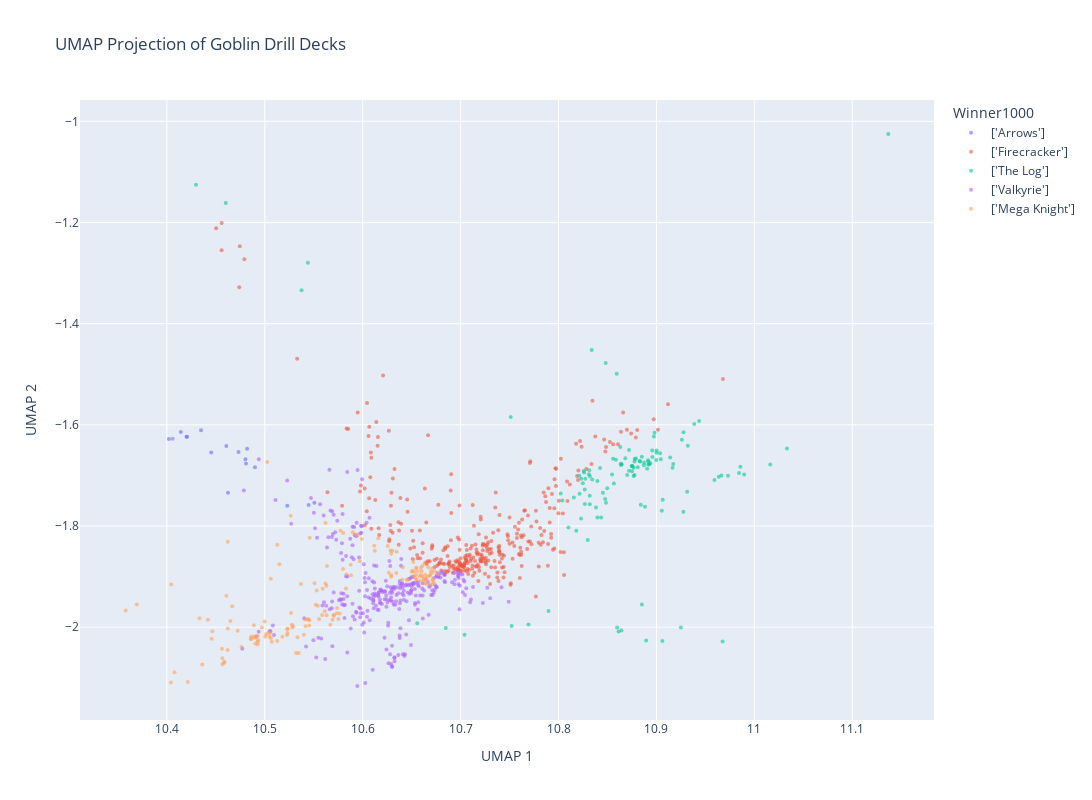

The notebook cell saved with this chart:
### Code cell
color_by = "Winner1000"
hover = ["WinCon", "Elixir"]
#hover = ['WinnerDeck', 'LoserDeck']

fig = px.scatter(
    card_df,
    x='UMAP 1',
    y='UMAP 2',
    color=color_by,           
    hover_data=hover,     
    title=f'UMAP Projection of {card_type} Decks',
    width=1200,
    height=800
)
fig.update_traces(marker={'size': 4, 'opacity': 0.6})
fig.show()

### Figure 1 — Plotly figure (JSON) as saved in the notebook; plotly's stock layout.template omitted (floating-point values rounded to 4 significant figures; data arrays with more than 128 entries replaced by an {"elided": "..."} marker saying what was removed)
{"data": [{"customdata": [["('Mortar', 'Goblin Drill')", 0.625], ["('Mortar', 'Goblin Drill')", 1], ["('Mortar', 'Goblin Drill')", -0.625], ["('Hog Rider', 'Hog Rider')", 1.375], ["('Royal Hogs', 'Goblin Drill')", 1.75], ["('Mortar', 'Goblin Drill')", 0], ["('Mortar', 'Goblin Drill')", -0.875], ["('Mortar', 'Goblin Drill')", 0.75], ["('Miner', 'Goblin Drill')", -0.125], ["('Mortar', 'Goblin Drill')", 0.125], ["('Mortar', 'Goblin Drill')", 0.25], ["('Mortar', 'Goblin Drill')", 1], ["('Mortar', 'Goblin Drill')", 0.75], ["('Mortar', 'Goblin Drill')", 0.125], ["('Mortar', 'Hog Rider')", -1.125], ["('Mortar', 'Wall Breakers')", 0.375]], "hovertemplate": "Winner1000=['Arrows']<br>UMAP 1=%{x}<br>UMAP 2=%{y}<br>WinCon=%{customdata[0]}<br>Elixir=%{customdata[1]}<extra></extra>", "legendgroup": "['Arrows']", "marker": {"color": "#636efa", "opacity": 0.6, "size": 4, "symbol": "circle"}, "mode": "markers", "name": "['Arrows']", "orientation": "v", "showlegend": true, "type": "scatter", "x": [10.48, 10.48, 10.4, 10.52, 10.55, 10.45, 10.43, 10.49, 10.46, 10.47, 10.42, 10.48, 10.46, 10.41, 10.54, 10.42], "xaxis": "x", "y": [-1.647, -1.677, -1.628, -1.76, -1.754, -1.654, -1.61, -1.684, -1.734, -1.654, -1.624, -1.668, -1.642, -1.614, -1.758, -1.623], "yaxis": "y"}, {"customdata": {"elided": "332x2 mixed values"}, "hovertemplate": "Winner1000=['Firecracker']<br>UMAP 1=%{x}<br>UMAP 2=%{y}<br>WinCon=%{customdata[0]}<br>Elixir=%{customdata[1]}<extra></extra>", "legendgroup": "['Firecracker']", "marker": {"color": "#EF553B", "opacity": 0.6, "size": 4, "symbol": "circle"}, "mode": "markers", "name": "['Firecracker']", "orientation": "v", "showlegend": true, "type": "scatter", "x": {"elided": "332 float values"}, "xaxis": "x", "y": {"elided": "332 float values"}, "yaxis": "y"}, {"customdata": {"elided": "120x2 mixed values"}, "hovertemplate": "Winner1000=['The Log']<br>UMAP 1=%{x}<br>UMAP 2=%{y}<br>WinCon=%{customdata[0]}<br>Elixir=%{customdata[1]}<extra></extra>", "legendgroup": "['The Log']", "marker": {"color": "#00cc96", "opacity": 0.6, "size": 4, "symbol": "circle"}, "mode": "markers", "name": "['The Log']", "orientation": "v", "showlegend": true, "type": "scatter", "x": [10.93, 10.75, 10.84, 10.86, 10.9, 10.94, 10.88, 10.92, 10.9, 10.83, 10.88, 10.88, 10.85, 10.85, 10.75, 10.99, 10.88, 10.84, 10.89, 10.88, 10.89, 10.68, 10.84, 10.89, 10.8, 10.54, 10.86, 11.02, 10.87, 10.83, 10.85, 10.84, 10.88, 10.85, 10.83, 10.82, 11.03, 11.14, 10.87, 10.98, 10.7, 10.82, 10.89, 10.82, 10.9, 10.46, 10.88, 10.88, 10.97, 10.89, 10.89, 10.82, 10.93, 10.88, 10.83, 10.87, 10.9, 10.83, 10.91, 10.89, 10.96, 10.83, 10.88, 10.93, 10.86, 10.88, 10.89, 10.9, 10.83, 10.85, 10.86, 10.8, 10.83, 10.89, 10.83, 10.89, 10.93, 10.9, 10.86, 10.97, 10.88, 10.82, 10.83, 10.91, 10.86, 10.9, 10.88, 10.54, 10.43, 10.82, 10.93, 10.94, 10.91, 10.9, 10.9, 10.83, 10.97, 10.86, 10.82, 10.89, 10.92, 10.86, 10.86, 10.77, 10.91, 10.83, 10.84, 10.93, 10.99, 10.87, 10.66, 10.86, 10.87, 10.85, 10.81, 10.86, 10.79, 10.89, 10.96, 10.83], "xaxis": "x", "y": [-1.732, -1.998, -1.711, -1.499, -1.616, -1.593, -1.681, -1.685, -1.668, -1.702, -1.692, -1.701, -1.734, -1.746, -1.585, -1.683, -1.672, -1.685, -1.687, -1.684, -1.672, -2.001, -1.783, -1.678, -1.749, -1.334, -1.667, -1.678, -1.65, -1.756, -1.725, -1.783, -1.699, -1.698, -1.691, -1.707, -1.647, -1.025, -1.682, -1.695, -2.015, -1.744, -1.762, -1.716, -1.663, -1.161, -1.672, -1.758, -2.029, -1.674, -1.67, -1.785, -1.63, -1.685, -1.69, -1.699, -1.651, -1.698, -1.748, -1.676, -1.709, -1.694, -1.668, -1.614, -1.677, -1.666, -1.68, -1.655, -1.707, -1.754, -2.009, -1.736, -1.708, -2.026, -1.74, -1.955, -1.772, -1.623, -1.644, -1.701, -1.682, -1.81, -1.757, -2.027, -2.006, -1.65, -1.672, -1.28, -1.125, -1.736, -1.641, -1.598, -1.665, -1.67, -1.656, -1.728, -1.7, -1.716, -1.7, -1.663, -1.678, -1.669, -2.001, -1.995, -1.77, -1.828, -1.763, -2.001, -1.698, -1.666, -1.992, -1.678, -1.691, -1.478, -1.803, -1.68, -1.968, -1.679, -1.703, -1.452], "yaxis": "y"}, {"customdata": {"elided": "296x2 mixed values"}, "hovertemplate": "Winner1000=['Valkyrie']<br>UMAP 1=%{x}<br>UMAP 2=%{y}<br>WinCon=%{customdata[0]}<br>Elixir=%{customdata[1]}<extra></extra>", "legendgroup": "['Valkyrie']", "marker": {"color": "#ab63fa", "opacity": 0.6, "size": 4, "symbol": "circle"}, "mode": "markers", "name": "['Valkyrie']", "orientation": "v", "showlegend": true, "type": "scatter", "x": {"elided": "296 float values"}, "xaxis": "x", "y": {"elided": "296 float values"}, "yaxis": "y"}, {"customdata": {"elided": "161x2 mixed values"}, "hovertemplate": "Winner1000=['Mega Knight']<br>UMAP 1=%{x}<br>UMAP 2=%{y}<br>WinCon=%{customdata[0]}<br>Elixir=%{customdata[1]}<extra></extra>", "legendgroup": "['Mega Knight']", "marker": {"color": "#FFA15A", "opacity": 0.6, "size": 4, "symbol": "circle"}, "mode": "markers", "name": "['Mega Knight']", "orientation": "v", "showlegend": true, "type": "scatter", "x": {"elided": "161 float values"}, "xaxis": "x", "y": {"elided": "161 float values"}, "yaxis": "y"}], "layout": {"height": 800, "legend": {"title": {"text": "Winner1000"}, "tracegroupgap": 0}, "title": {"text": "UMAP Projection of Goblin Drill Decks"}, "width": 1200, "xaxis": {"anchor": "y", "domain": [0, 1], "title": {"text": "UMAP 1"}}, "yaxis": {"anchor": "x", "domain": [0, 1], "title": {"text": "UMAP 2"}}}}
